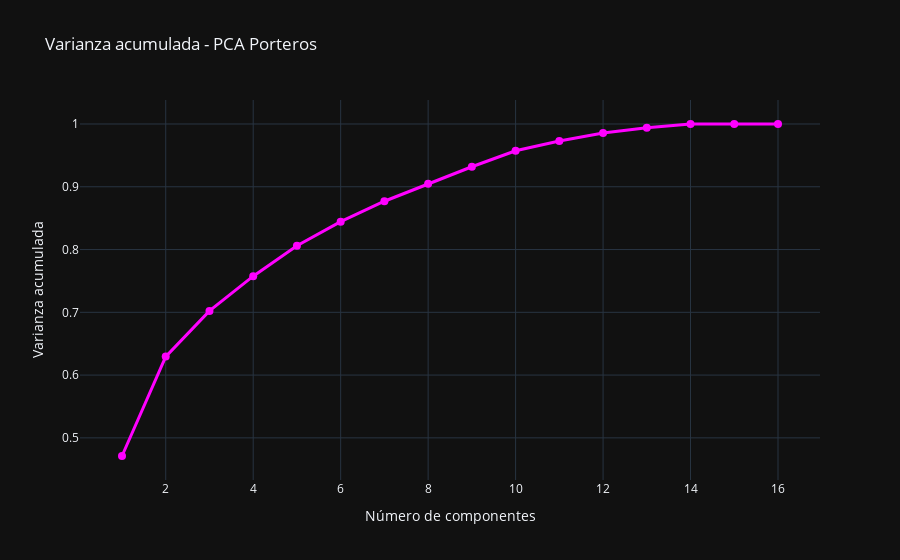

The cell this chart's notebook holds for it:
### Markdown cell above
### Dataset de Porteros

### Code cell
# -------------------------
# PCA porteros
# -------------------------
pca_gk = PCA()
X_gk_pca = pca_gk.fit_transform(X_gk_scaled)

explained_gk = np.cumsum(pca_gk.explained_variance_ratio_)

fig_gk = go.Figure()
fig_gk.add_trace(go.Scatter(
    x=np.arange(1, len(explained_gk)+1),
    y=explained_gk,
    mode='lines+markers',
    line=dict(color='magenta', width=3),
    marker=dict(size=8)
))
fig_gk.update_layout(
    title="Varianza acumulada - PCA Porteros",
    xaxis_title="Número de componentes",
    yaxis_title="Varianza acumulada",
    template="plotly_dark"
)
fig_gk.show()

### Figure 1 — Plotly figure (JSON) as saved in the notebook; plotly's stock layout.template omitted (floating-point values rounded to 4 significant figures)
{"data": [{"line": {"color": "magenta", "width": 3}, "marker": {"size": 8}, "mode": "lines+markers", "type": "scatter", "x": [1, 2, 3, 4, 5, 6, 7, 8, 9, 10, 11, 12, 13, 14, 15, 16], "y": [0.4711, 0.6294, 0.7023, 0.7576, 0.8061, 0.8445, 0.8769, 0.9048, 0.9319, 0.9573, 0.9728, 0.9858, 0.994, 0.9999, 1.0, 1.0]}], "layout": {"title": {"text": "Varianza acumulada - PCA Porteros"}, "xaxis": {"title": {"text": "Número de componentes"}}, "yaxis": {"title": {"text": "Varianza acumulada"}}}}
